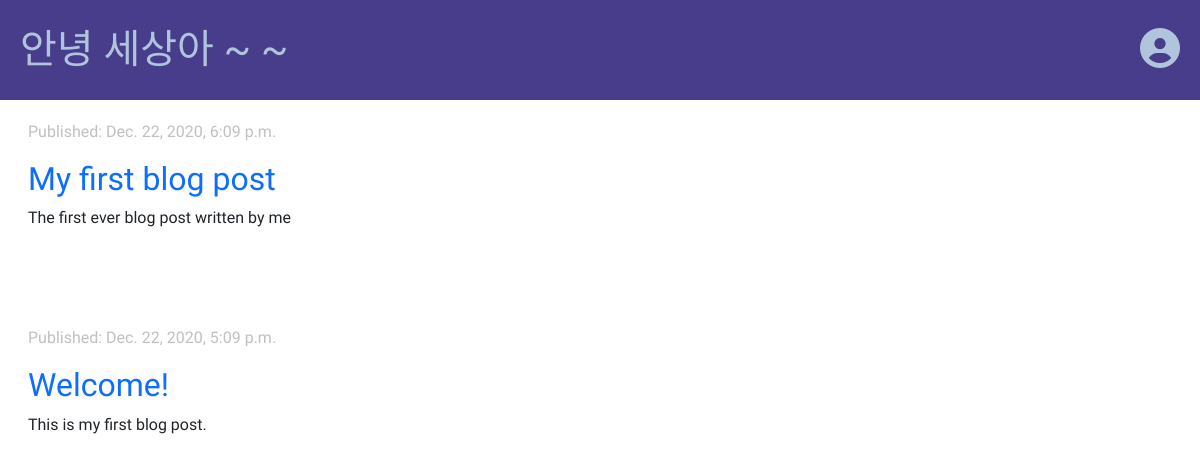
The app's page /, older data.
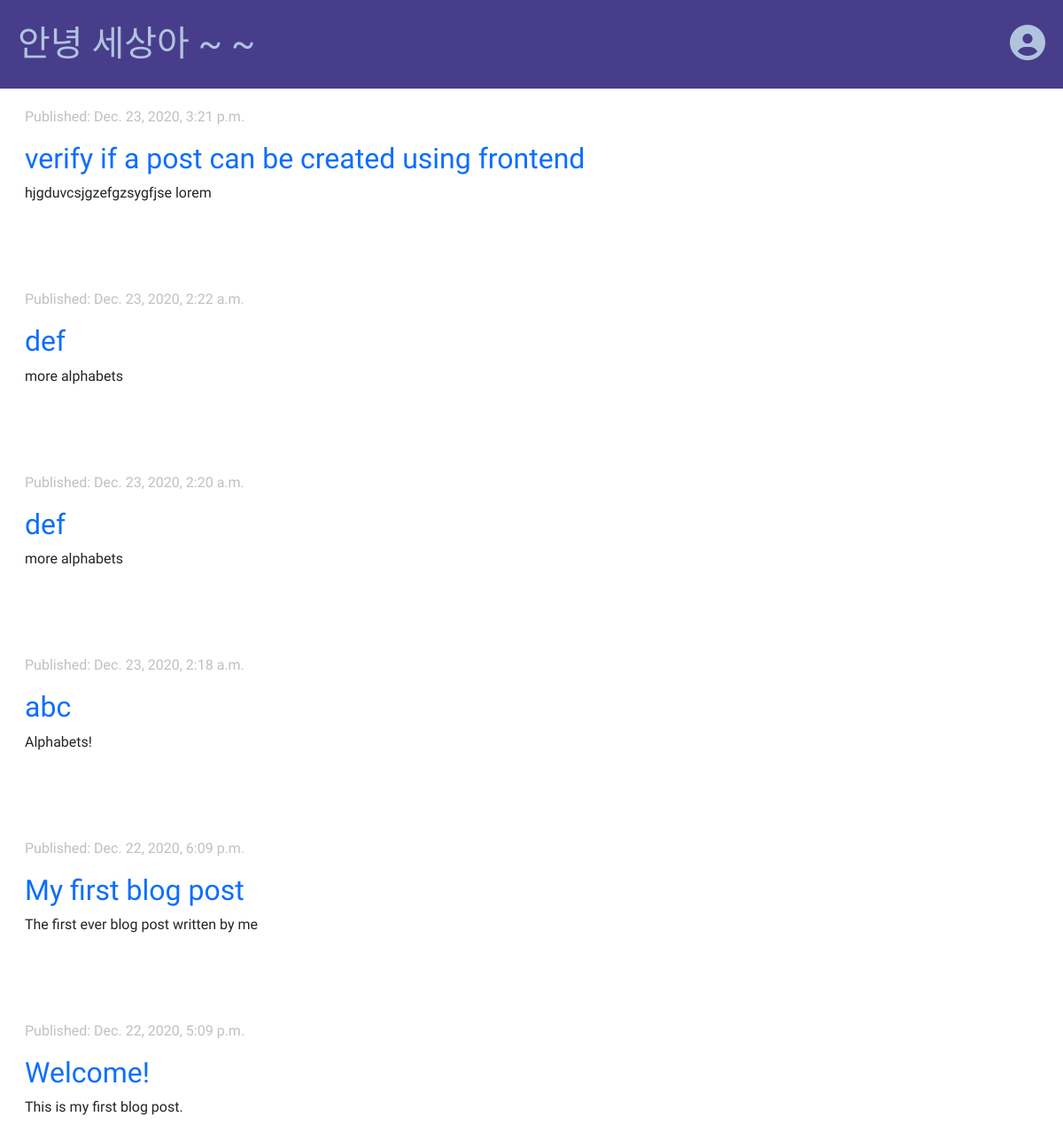
The same page, newer data.
### blog/models.py (models this page shows, shortened)
class Post(models.Model):
    author = models.ForeignKey('auth.User', on_delete=models.CASCADE)
    title = models.CharField(max_length=250)
    text = models.TextField()
    created_date = models.DateTimeField(default=timezone.now)
    published_date = models.DateTimeField(blank=True, null=True)

### blog/views.py (the view)
# urls.py: path('', views.post_list, name='post_list'),
def post_list(request):
    posts = Post.objects.filter(published_date__lte=timezone.now()).order_by('-published_date')
    posts_for_frontend = {
        'posts': posts
    }
    return render(request, 'blog/post_list.html', posts_for_frontend)

### blog/templates/blog/post_list.html
{% extends 'blog/base_page.html' %}
{% block content %}
    {% for post in posts %}
    <div class="row-content">
        {% if post.published_date %}
            <p class="date">Published: {{ post.published_date }} </p>
        {% else %}
            <p class="date">Created: {{ post.created_date }} </p>
        {% endif %}
        <h2><a href="{% url 'post_details' primary_key=post.pk %}"> {{ post.title }} </a></h2>
        <p> {{ post.text | linebreaksbr }} </p>
    </div>
    {% endfor %}
{% endblock %}

### blog/templates/blog/base_page.html (shortened to what this page needs)
<!DOCTYPE html>
<html lang="en">
<head>
    <link href="https://cdn.jsdelivr.net/npm/bootstrap@5.0.0-beta1/dist/css/bootstrap.min.css" rel="stylesheet">
    {% load static %}
    <link href="{% static 'css/style.css' %}" rel="stylesheet">
</head>
<body>
    <div class="header">
        <div><a href="{% url 'post_list' %}"> 안녕 세상아 ~ ~ </a></div>
        <div>
            <a href="{% url 'post_new' %}"><i class="fas fa-user-circle"></i></a>
        </div>
    </div>
    <div class="content-container">
        <div class="row">
            {% block content %}
            {% endblock %}
        </div>
    </div>
</body>
</html>

### blog/static/css/style.css (style rules this page uses)
body { font-family: 'Raleway', sans-serif; }
body a { text-decoration: none; }
.header { background-color: darkslateblue; margin-top: 0; padding: 20px 20px 20px 20px; display: flex; justify-content: space-between; font-size: 40px; font-style: bold; }
.header a { color: lightsteelblue; }
.content-container { display: flex; flex-direction: column; max-width: 65vw; margin-top: 20px; }
.row, .row-content { padding-left: 20px; padding-bottom: 10vh; }
.date { color: silver; }

Row changes from the older to the newer data that the page shows:
added Post: published_date "Dec. 23, 2020, 3:21 p.m.", title "verify if a post can be created using frontend", text "hjgduvcsjgzefgzsygfjse lorem"
added Post: published_date "Dec. 23, 2020, 2:22 a.m.", title "def", text "more alphabets"
added Post: published_date "Dec. 23, 2020, 2:20 a.m.", title "def", text "more alphabets"
added Post: published_date "Dec. 23, 2020, 2:18 a.m.", title "abc", text "Alphabets!"
